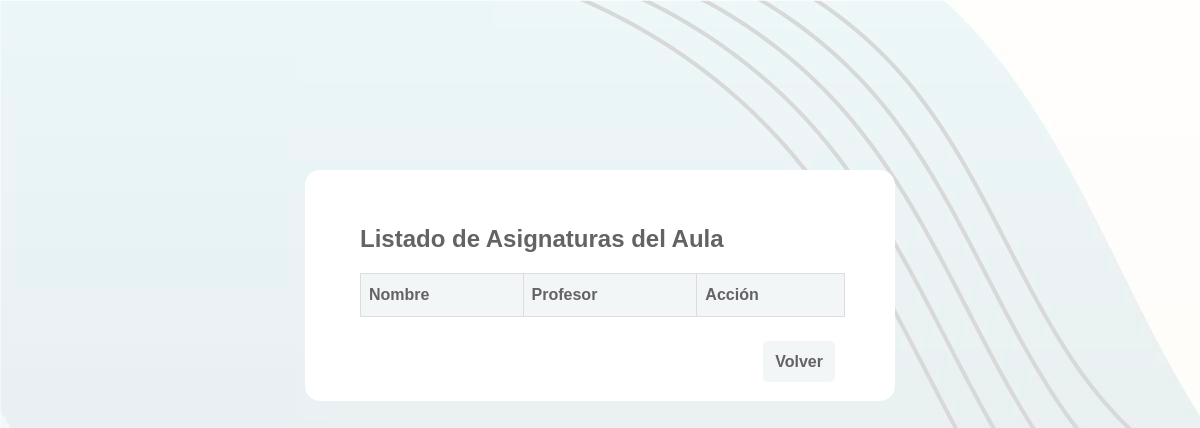
Before: /web/asignaturas.php with the older database file.
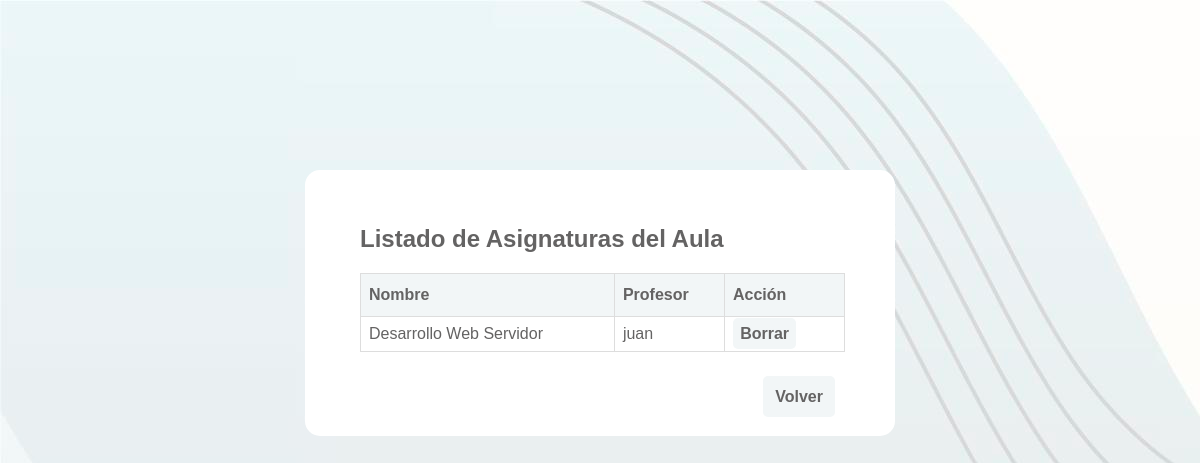
After: the same page with the newer database file.
### tables this page shows
CREATE TABLE `asignaturas` (
  `id` int(10) NOT NULL,
  `nombre` varchar(255) NOT NULL,
  `usuario` varchar(7) NOT NULL
);

### procesos/dbcon.php (the view, shortened to what this page needs)
<?php
function conexionBD() {
    $host="127.0.0.1";
    $usuario="root";
    $pass="";
    $nom_db = "aulavirtual";
    $conexion = mysqli_connect($host, $usuario, $pass);
    mysqli_select_db($conexion, $nom_db);
    if(!$conexion){
        echo "<script>console.log('Fallo en la conexión');</script>";;
    }
    else {
        return $conexion;
    }
}
function listadoAsignaturasADMIN() {
    $conexion = conexionBD();
    $sql = "SELECT id, nombre, usuario FROM asignaturas;";
    $result = mysqli_query($conexion, $sql);
    echo "<h2> Listado de Asignaturas del Aula </h2>";
    echo '<table class="table-form" border="1">';
    echo '<tr>
            <th>Nombre</th>
            <th>Profesor</th>
            <th>Acción</th>
        </tr>';
    while ($row = mysqli_fetch_assoc($result)) {
        $url = 'asignaturas.php?asignatura=' . $row['id'];
        echo '<tr>';
        echo '<td>' . $row['nombre'] . '</td>';
        echo '<td>' . $row['usuario'] . '</td>';
        echo '<td><a class="borrar" href="' . $url . '">Borrar</a></td>';
        echo '</tr>';
    }
    echo '</table>';
}
?>

### web/asignaturas.php (shortened to what this page needs)
<?php
    require '../procesos/dbcon.php';
?>
<html>
    <head>
    <link rel="stylesheet" href="../css/estilos.css?v=1.0">
    </head>
    <body>
        <div class="container">
            <div class="examens">
            <?php
                if($_SESSION['tipo'] == 'profesor') {
                    if(isset($_GET['matricula'])) {
                        $_SESSION['matricula'] = $_GET['matricula'];
                        listadoMatricula($_GET['matricula']);
                        echo '<br><br><br>
                            <h2> Herramienta de creación del examen </h2>';
                        echo'<form action="examenes.php" method="POST">
                            <label id="campos"> Título del Examen </label>
                            <input type="text" name="Examen" placeholder="Trimestral 1" required><br><br>
                            <input type="submit" value="Comenzar">
                            <a href="../web/asignaturas.php"> Volver </a>';
                    }
                    else{
                        $comprobante = comprobarAsig($_SESSION['usuario']);
                        if($comprobante == 0) {
                            echo '<H2> Hola ' . $_SESSION["usuario"] . ', parece que no imparte ninguna asignatura aún </H2> <br>
                            <form action="#" method="POST">
                            <label id="campos"> Nombre de la asignatura </label>
                            <input type="text" name="Asignatura" placeholder="Asignatura" required><br><br>
                            <input type="submit" value="Comenzar">
                            <a href="../index.php"> Volver </a>
                            </form>';
                            if (isset($_POST['Asignatura'])) {
                                crearAsignatura($_POST['Asignatura']);
                            }
                            else {
                            }
                        }
                        else {
                            echo listadoAsignaturasP() .'
                            <H2> ¿Quieres impartir otra asignatura más? </H2>
                            <form action="#" method="POST">
                            <label id="campos"> Nombre de la asignatura </label>
                            <input type="text" name="Asignatura" placeholder="Asignatura" required><br><br>
                            <input type="submit" value="Comenzar">
                            <a href="../index.php"> Volver </a>
                            </form>';
                            if (isset($_POST['Asignatura'])) {
                                crearAsignatura($_POST['Asignatura']);
                            }
                            else {
                            }
                        }
                    }
            }
            else {
                echo listadoAsignaturasADMIN();
                echo '<br><br><div align="right" ><a href="../index.php"> Volver </a></div>';
            }
                ?>
                </div>
        </div>
    </body>
</html>

### css/estilos.css (style rules this page uses)
body { background-color: hsl(240, 100%, 100%); font-family: Arial, Helvetica, sans-serif; background-image: url("../imagenes/4853433.jpg"); background-attachment:fixed; }
H2 { color: #646363; }
a { text-decoration: none; border-radius: 5px; background-color: #f2f6f7; border: 2px hidden #9db4f0; padding: 0.75em; height: 30px; color:#646363; }
.container { display:flex; justify-content: center; margin-top: 170px; box-sizing:border-box; }
.examens { background-color: rgb(255, 255, 255); border-radius: 15px; padding-top: 35px; padding-right: 50px; padding-left: 55px; padding-bottom: 30px; width: 590px; border: 2px hidden #f1f2f4; box-sizing: border-box; word-wrap: break-word }
.botones a, a { font-weight: bold; margin-right: 10px; margin-bottom: 10px; max-width: calc(50% - 10px); box-sizing: border-box; }
.botones p, a { margin-top: 25px; }
.table-form { width: 100%; border-collapse: collapse; margin-top: 20px; }
.table-form th, .table-form td { border: 1px solid #ddd; padding: 8px; }
.table-form th { background-color: #f2f6f7; color: #646363; text-align: left; padding-top: 12px; padding-bottom: 12px; }
.table-form td { background-color: rgb(255, 255, 255); color: #646363; }
.borrar { text-decoration: none; border-radius: 5px; background-color: #f2f6f7; border: 2px hidden #9db4f0; padding: 0.45em; height: 5px; color:#646363; }

Changed rows visible on the page:
added asignaturas: nombre "Desarrollo Web Servidor", usuario "juan"
